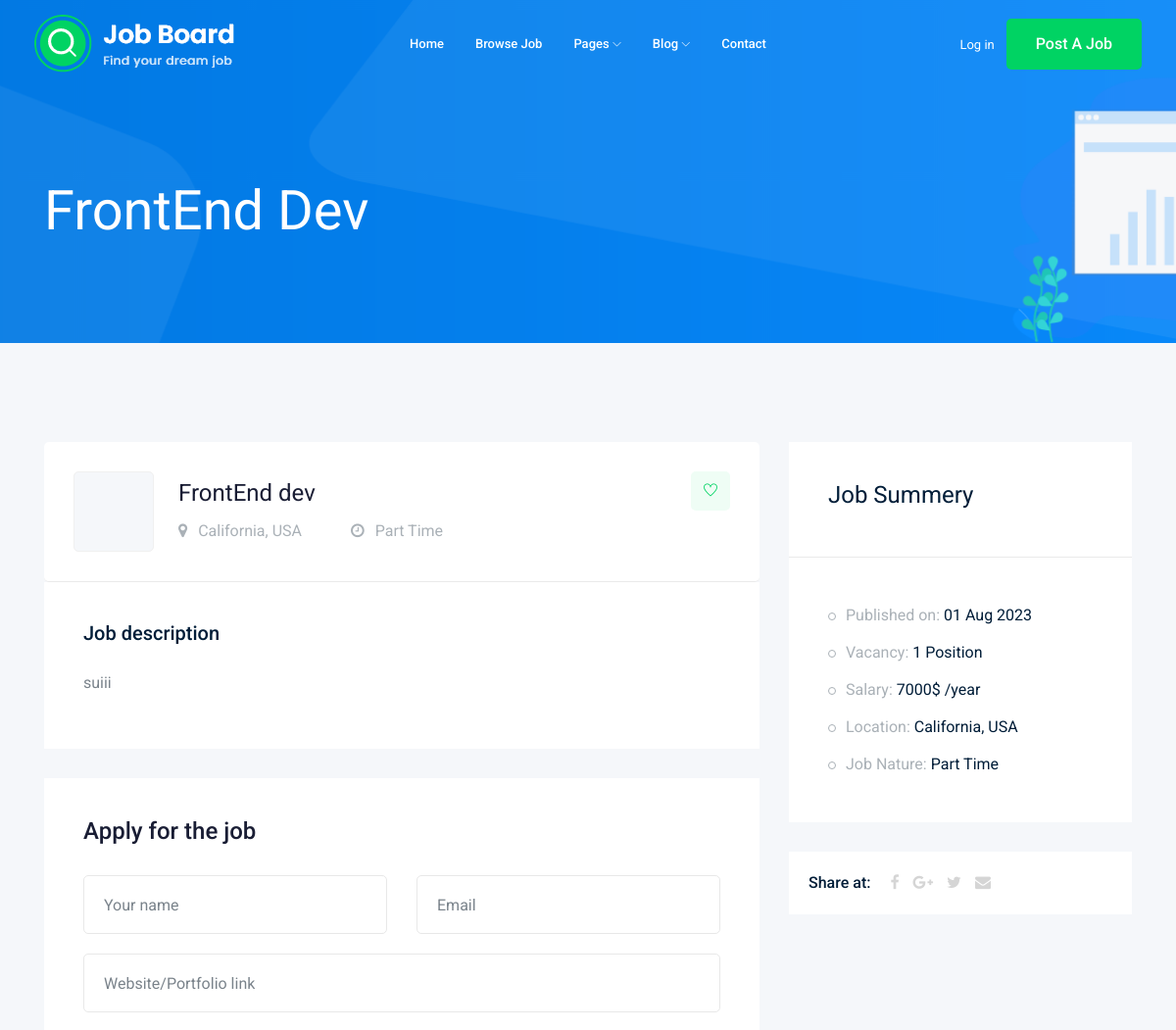
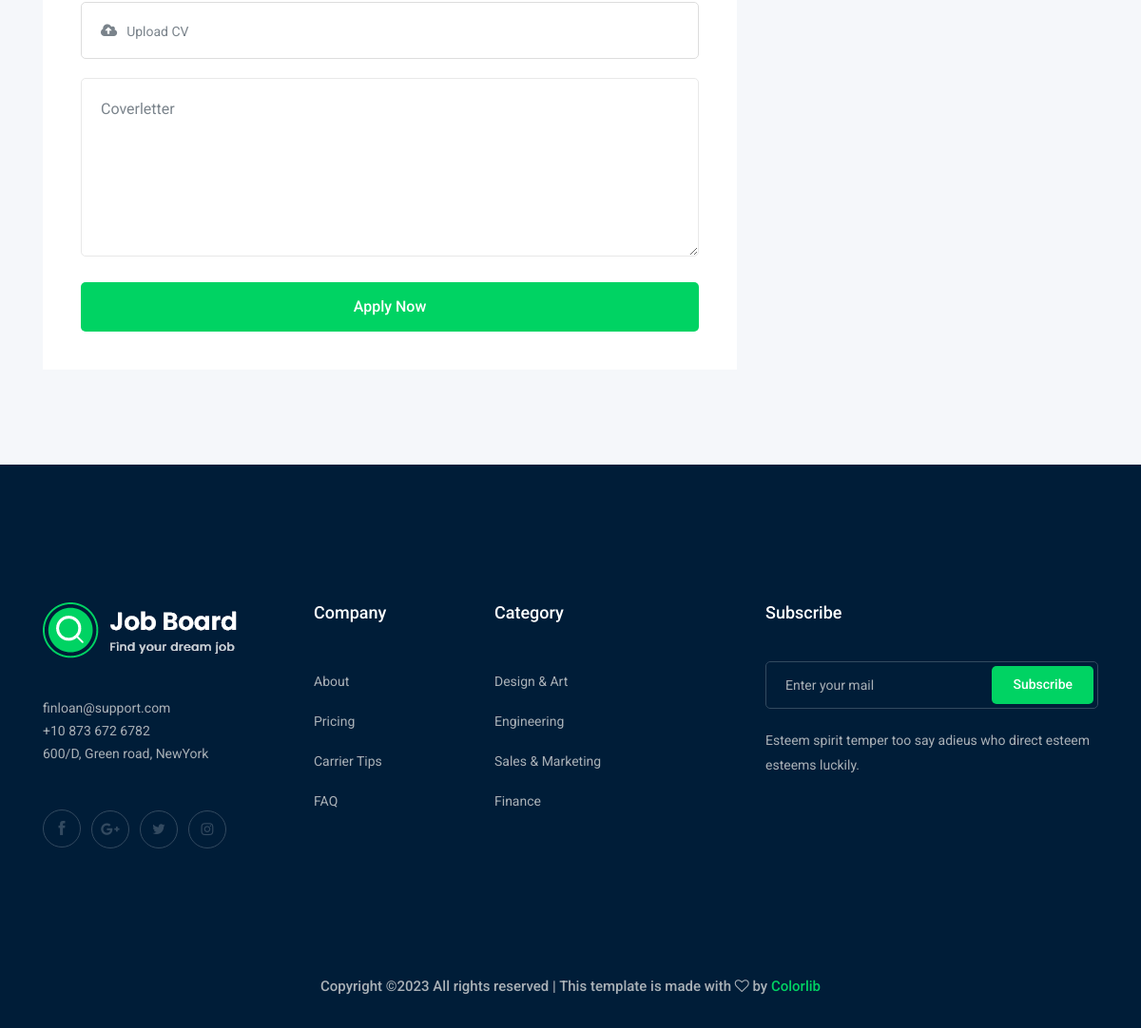
The page /jobs/frontend-dev on the database its author committed (2 pictures, top to bottom).
### wazifa/models.py (models this page shows, shortened)
class Job(models.Model):
    title = models.CharField(max_length=150)
    job_type = models.CharField (max_length=15 , choices=JOB_TYPE)
    description = models.TextField(max_length=1000)
    published_at = models.DateTimeField(auto_now=True, auto_now_add=False)
    vacancy = models.IntegerField(default=1)
    salary = models.IntegerField(default=0)
    experience = models.IntegerField(default=1)
    category = models.ForeignKey('Category', on_delete=models.CASCADE)
    image = models.ImageField(upload_to=img_upload)
    slug = models.SlugField(blank=True, null=True)
    def __str__(self):
        return self.title

### wazifa/views.py (the view)
# urls.py: path('<str:slug>',views.job_detail, name='job_detail' ),
def job_detail(request, slug):
   job_detail = Job.objects.get(slug=slug) #get 1 job
   return render(request, 'wazifa/job_detail.html', {'job':job_detail}) #--> template name

### wazifa/templates/wazifa/job_detail.html (shortened to what this page needs)
{% extends 'base.html' %}
{% block body %}
    <div class="bradcam_area bradcam_bg_1">
        <div class="container">
            <div class="row">
                <div class="col-xl-12">
                    <div class="bradcam_text">
                        <h3>{{job}}</h3>
                    </div>
                </div>
            </div>
        </div>
    </div>
    <div class="job_details_area">
        <div class="container">
            <div class="row">
                <div class="col-lg-8">
                    <div class="job_details_header">
                        <div class="single_jobs white-bg d-flex justify-content-between">
                            <div class="jobs_left d-flex align-items-center">
                                <div class="thumb">
                                </div>
                                <div class="jobs_conetent">
                                    <a href="#"><h4>{{job}}</h4></a>
                                    <div class="links_locat d-flex align-items-center">
                                        <div class="location">
                                            <p> <i class="fa fa-map-marker"></i> California, USA</p>
                                        </div>
                                        <div class="location">
                                            <p> <i class="fa fa-clock-o"></i> {{job.job_type}}</p>
                                        </div>
                                    </div>
                                </div>
                            </div>
                            <div class="jobs_right">
                                <div class="apply_now">
                                    <a class="heart_mark" href="#"> <i class="ti-heart"></i> </a>
                                </div>
                            </div>
                        </div>
                    </div>
                    <div class="descript_wrap white-bg">
                        <div class="single_wrap">
                            <h4>Job description</h4>
                            <p>{{job.description}}</p>
                        </div>
                    </div>
                    <div class="apply_job_form white-bg">
                        <h4>Apply for the job</h4>
                        <form action="#">
                            <div class="row">
                                <div class="col-md-6">
                                    <div class="input_field">
                                        <input type="text" placeholder="Your name">
                                    </div>
                                </div>
                                <div class="col-md-6">
                                    <div class="input_field">
                                        <input type="text" placeholder="Email">
                                    </div>
                                </div>
                                <div class="col-md-12">
                                    <div class="input_field">
                                        <input type="text" placeholder="Website/Portfolio link">
                                    </div>
                                </div>
                                <div class="col-md-12">
                                    <div class="input-group">
                                        <div class="input-group-prepend">
                                          <button type="button" id="inputGroupFileAddon03"><i class="fa fa-cloud-upload" aria-hidden="true"></i>
                                          </button>
                                        </div>
                                        <div class="custom-file">
                                          <label class="custom-file-label" for="inputGroupFile03">Upload CV</label>
                                        </div>
                                      </div>
                                </div>
                                <div class="col-md-12">
                                    <div class="input_field">
                                        <textarea name="#" id="" cols="30" rows="10" placeholder="Coverletter"></textarea>
                                    </div>
                                </div>
                                <div class="col-md-12">
                                    <div class="submit_btn">
                                        <button class="boxed-btn3 w-100" type="submit">Apply Now</button>
                                    </div>
                                </div>
                            </div>
                        </form>
                    </div>
                </div>
                <div class="col-lg-4">
                    <div class="job_sumary">
                        <div class="summery_header">
                            <h3>Job Summery</h3>
                        </div>
                        <div class="job_content">
                            <ul>
                                <li>Published on: <span>{{job.published_at|date:'d M o'}}</span></li>
                                <li>Vacancy: <span>{{job.vacancy}} Position</span></li>
                                <li>Salary: <span>{{job.salary}}$ /year</span></li>
                                <li>Location: <span>California, USA</span></li>
                                <li>Job Nature: <span> {{job.job_type}}</span></li>
                            </ul>
                        </div>
                    </div>
                    <div class="share_wrap d-flex">
                        <span>Share at:</span>
                        <ul>
                            <li><a href="#"> <i class="fa fa-facebook"></i></a> </li>
                            <li><a href="#"> <i class="fa fa-google-plus"></i></a> </li>
                            <li><a href="#"> <i class="fa fa-twitter"></i></a> </li>
                            <li><a href="#"> <i class="fa fa-envelope"></i></a> </li>
                        </ul>
                    </div>
                    <div class="job_location_wrap">
                        <div class="job_lok_inner">
                            <div id="map" style="height: 200px;"></div>
                          </div>
                    </div>
                </div>
            </div>
        </div>
    </div>
    {% endblock body %}

### rows shown on the page
Job: title "FrontEnd Dev", title "FrontEnd dev", job_type "Part Time", description "suiii", published_at "01 Aug 2023", vacancy "1", salary "7000"
